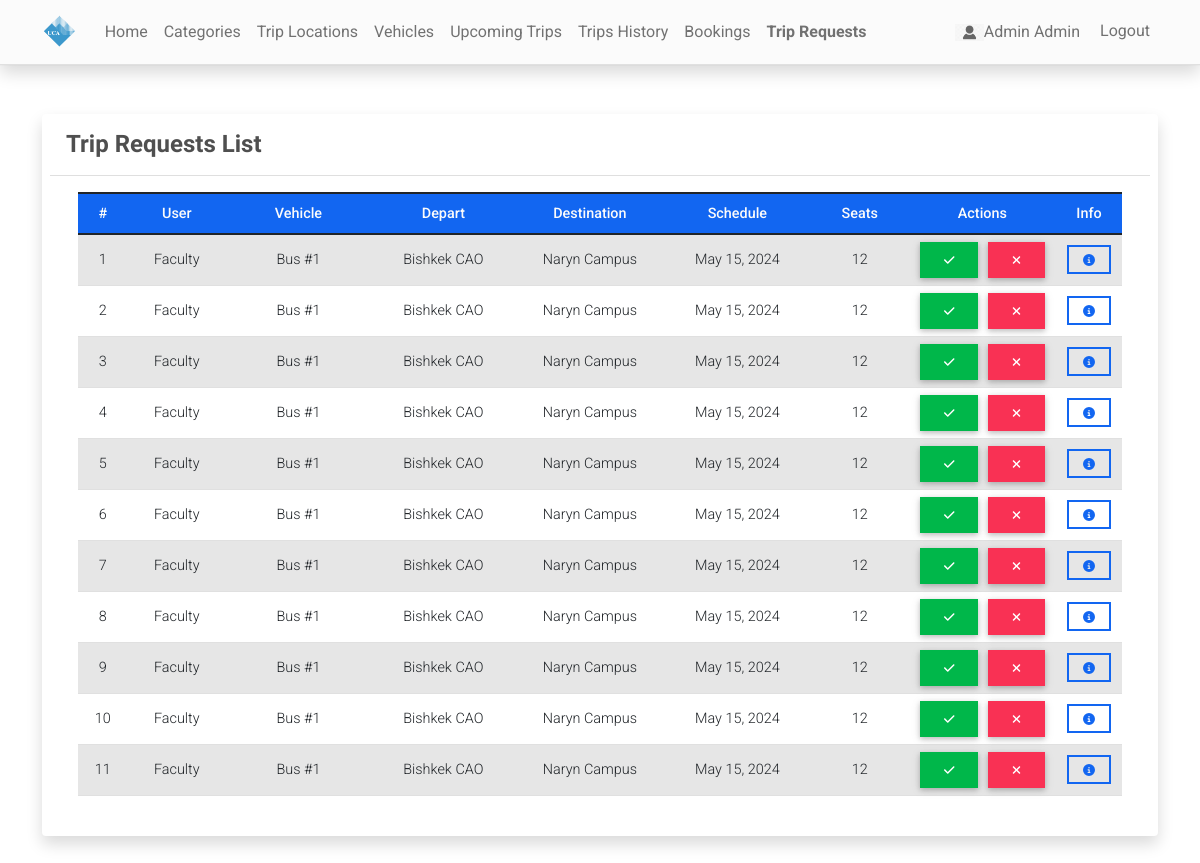
Page /trip_request_list/ (signed in) on the earlier database version.
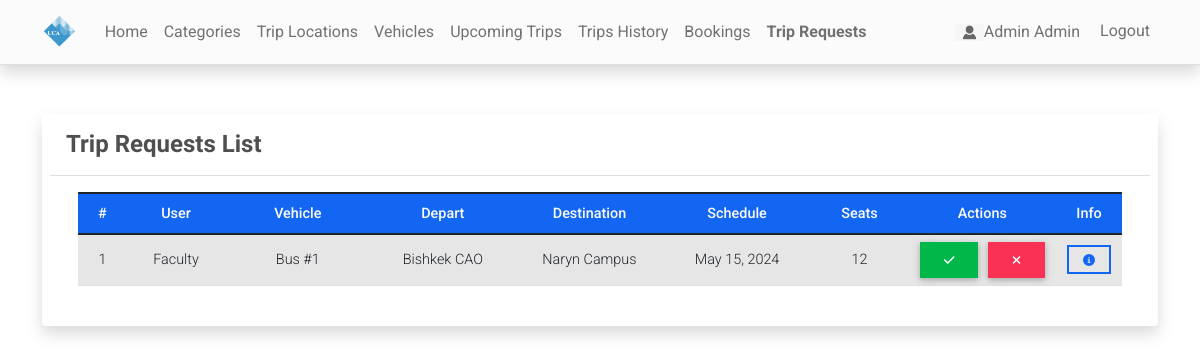
Same page on the later database version.
### reservationApp/models.py (models this page shows, shortened)
class TripRequest(models.Model):
    user = models.ForeignKey(User, on_delete=models.CASCADE)
    bus = models.ForeignKey(Bus,on_delete=models.CASCADE)
    depart = models.ForeignKey(Location,on_delete=models.CASCADE, related_name='request_depart_location')
    destination = models.ForeignKey(Location,on_delete=models.CASCADE, related_name='request_destination')
    schedule= models.DateField()
    seats= models.IntegerField(null=True)
    status = models.CharField(max_length=10, choices=(('active', 'Active'), ('cancelled', 'Cancelled'), ('accepted', 'Accepted'), ('rejected', 'Rejected')), default='active')
    date_created = models.DateField(default=timezone.now)
    date_updated = models.DateField(auto_now=True)
    description = models.TextField(null=True)

class Bus(models.Model):
    category = models.ForeignKey(Category,on_delete=models.CASCADE, blank= True, null = True)
    bus_number = models.CharField(max_length=250)
    seats = models.FloatField(max_length=5, default=0)
    status = models.CharField(max_length=2, choices=(('1','Active'),('2','Inactive')), default=1)
    date_created = models.DateTimeField(default=timezone.now)
    date_updated = models.DateTimeField(auto_now=True)

class Location(models.Model):
    location = models.CharField(max_length=250)
    status = models.CharField(max_length=2, choices=(('1','Active'),('2','Inactive')), default=1)
    date_created = models.DateTimeField(default=timezone.now)
    date_updated = models.DateTimeField(auto_now=True)

### reservationApp/views.py (the view)
# urls.py: path('trip_request_list/', views.trip_request_list, name='trip_request_list'),
@user_passes_test(admin_check)
def trip_request_list(request):
    trip_requests = TripRequest.objects.filter(status='active')
    return render(request, 'trip_request_list.html', {'trip_requests': trip_requests})

### reservationApp/views.py (called while the page is built)
def admin_check(user):
    return user.is_staff

### reservationApp/templates/trip_request_list.html (shortened to what this page needs)
{% extends 'base.html' %}
{% load humanize %}
{% block pageContent %}
<div class="col-lg-12 col-md-12 col-sm-12 col-xs-12">
    <div class="card card-default p-2 shadow ">
        <div class="card-header">
            <div class="d-flex w-100 align-items-center justify-content-between">
                <h4 class="card-title fw-bold">Trip Requests List</h4>
            </div>
        </div>
        <div class="card-body">
            <div class="container-fluid">
            <table class="table table-striped" id="trip_request-list">
                <colgroup>
                    <col width="5%">
                    <col width="10%">
                    <col width="15%">
                    <col width="15%">
                    <col width="15%">
                    <col width="15%">
                    <col width="10%">
                    <col width="25%">
                </colgroup>
                <thead>
                    <tr class="bg-primary bg-opacity-50 text-light">
                        <th class="px-2 py-2 text-center">#</th>
                        <th class="px-2 py-2 text-center">User</th>
                        <th class="px-2 py-2 text-center">Vehicle</th>
                        <th class="px-2 py-2 text-center">Depart</th>
                        <th class="px-2 py-2 text-center">Destination</th>
                        <th class="px-2 py-2 text-center">Schedule</th>
                        <th class="px-2 py-2 text-center">Seats</th>
                        <th class="px-2 py-2 text-center">Actions</th>
                        <th class="px-2 py-2 text-center">Info</th>
                    </tr>
                </thead>
                <tbody class="text-center">
                    {% for trip_request in trip_requests %}
                    <tr>
                        <td class="px-2 py-1 align-middle">{{ forloop.counter }}</td>
                        <td class="px-1 py-1 align-middle text-center">{{ trip_request.user.username }}</td>
                        <td class="px-1 py-1 align-middle text-center">{{ trip_request.bus.bus_number }}</td>
                        <td class="px-1 py-1 align-middle text-center">{{ trip_request.depart.location }}</td>
                        <td class="px-1 py-1 align-middle text-center">{{ trip_request.destination.location }}</td>
                        <td class="px-1 py-1 align-middle text-center">{{ trip_request.schedule }}</td>
                        <td class="px-1 py-1 align-middle text-center">{{ trip_request.seats }}</td>
                        <td class="px-2 py-1 align-middle text-center">
                            <form method="post" action="{% url 'handle_request' trip_request.id %}">
                                <button class="btn btn-success" type="submit" name="action" value="accept"><i class="fa fa-check" aria-hidden="true"></i></button>
                                <button class="btn btn-danger" type="submit" name="action" value="reject"><i class="fa fa-times" aria-hidden="true"></i></button>
                            </form>
                        </td>
                        <td class="px-2 py-1 align-middle text-center">
                            <button type="button" class="btn btn-outline-primary btn-sm view-data" data-bs-toggle="modal" data-bs-target="#tripRequestModal{{trip_request.id}}">
                                <i class="fa fa-info-circle" aria-hidden="true"></i>
                            </button>
                        </td>
                    </tr>
                    {% endfor %}
                </tbody>
            </table>
        </div>
    </div>
</div>
{% endblock pageContent %}

Differences in the rows shown:
no longer on this page (row edited): TripRequest: user.username "Faculty", bus.bus_number "Bus #1", depart.location "Bishkek CAO", destination.location "Naryn Campus", schedule "May 15, 2024", seats "12"
no longer on this page (row edited): TripRequest: user.username "Faculty", bus.bus_number "Bus #1", depart.location "Bishkek CAO", destination.location "Naryn Campus", schedule "May 15, 2024", seats "12"
no longer on this page (row edited): TripRequest: user.username "Faculty", bus.bus_number "Bus #1", depart.location "Bishkek CAO", destination.location "Naryn Campus", schedule "May 15, 2024", seats "12"
no longer on this page (row edited): TripRequest: user.username "Faculty", bus.bus_number "Bus #1", depart.location "Bishkek CAO", destination.location "Naryn Campus", schedule "May 15, 2024", seats "12"
no longer on this page (row edited): TripRequest: user.username "Faculty", bus.bus_number "Bus #1", depart.location "Bishkek CAO", destination.location "Naryn Campus", schedule "May 15, 2024", seats "12"
no longer on this page (row edited): TripRequest: user.username "Faculty", bus.bus_number "Bus #1", depart.location "Bishkek CAO", destination.location "Naryn Campus", schedule "May 15, 2024", seats "12"
no longer on this page (row edited): TripRequest: user.username "Faculty", bus.bus_number "Bus #1", depart.location "Bishkek CAO", destination.location "Naryn Campus", schedule "May 15, 2024", seats "12"
no longer on this page (row edited): TripRequest: user.username "Faculty", bus.bus_number "Bus #1", depart.location "Bishkek CAO", destination.location "Naryn Campus", schedule "May 15, 2024", seats "12"
no longer on this page (row edited): TripRequest: user.username "Faculty", bus.bus_number "Bus #1", depart.location "Bishkek CAO", destination.location "Naryn Campus", schedule "May 15, 2024", seats "12"
no longer on this page (row edited): TripRequest: user.username "Faculty", bus.bus_number "Bus #1", depart.location "Bishkek CAO", destination.location "Naryn Campus", schedule "May 15, 2024", seats "12"
